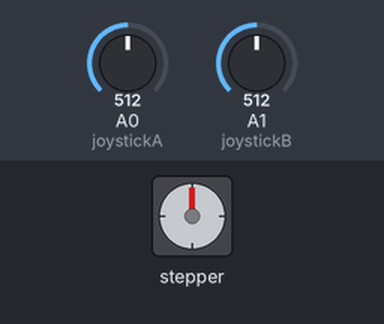
Bench run of a sketch on a simulated Arduino Uno, built with avr-gcc and run on an emulated ATmega328P. On the bench: stepper motor. The inputs (shaded band) are chosen by the test bench; at power-on: A0 (joystickA) = 512, A1 (joystickB) = 512. Stepper angles assume 2048 steps per turn; what the sketch prints to the serial monitor is not drawn.

Above: at 1.2 s.
1.3 s: A0 (joystickA) set to 490
At 1.8 s:
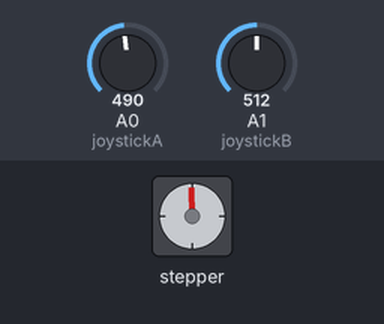
4.3 s: A0 (joystickA) set to 306
7.3 s: A0 (joystickA) set to 122
At 7.74 s:
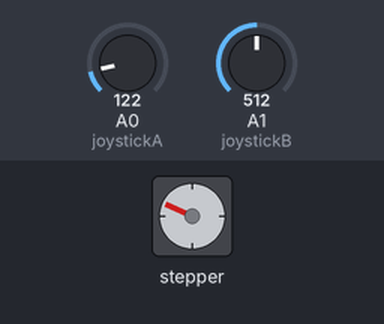
10.3 s: A0 (joystickA) set to 0
At 10.47 s:
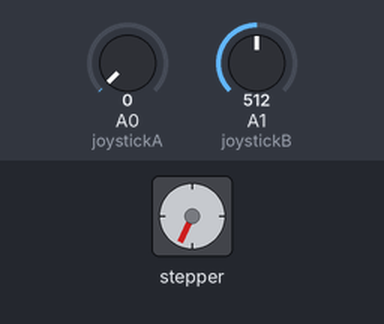
Timing chart, 0 to 17.3 s (numbered marks = the images above; inputs shaded):
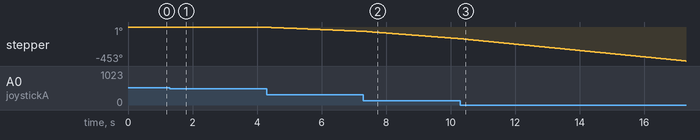

The sketch:

Z_S_stage_withJoystick.ino
```cpp
// (licence header left out)
// include Arduino stepper motor library
#include <Stepper.h>

// define number of steps per revolution
#define STEPS 32

// define stepper motor control pins
#define INa1  2
#define INa2  4
#define INa3  3
#define INa4  5

#define INb1  6
#define INb2  8
#define INb3  7
#define INb4  9

// initialize stepper library
Stepper stepperA(STEPS, INa1, INa2, INa3, INa4);
Stepper stepperB(STEPS, INb1, INb2, INb3, INb4);

// joystick pot output is connected to Arduino A0
#define joystickA  A0
#define joystickB  A1

void setup()
{
  Serial.begin(19200);
  Serial.println("START");
}

void loop()
{
  // read analog value from the potentiometer
  int valA = analogRead(joystickA);
  int valB = analogRead(joystickB);

  // FOR Z-Stage
  // if the joystic is in the middle ===> stop the motor
  if(  (valA > 500) && (valA < 523) )
  {
    digitalWrite(INa1, LOW);
    digitalWrite(INa2, LOW);
    digitalWrite(INa3, LOW);
    digitalWrite(INa4, LOW);

  }
  else
  {
    // move the motor in the first direction
    while (valA >= 523)
    {
      // map the speed between 5 and 500 rpm
      int speed_ = map(valA, 523, 1023, 5, 500);
      // set motor speed
      stepperA.setSpeed(speed_);

      // move the motor (1 step)
      stepperA.step(1);

      valA = analogRead(joystickA);
    }

    // move the motor in the other direction
    while (valA <= 500)
    {
      // map the speed between 5 and 500 rpm
      int speed_ = map(valA, 500, 0, 5, 500);
      // set motor speed
      stepperA.setSpeed(speed_);

      // move the motor (1 step)
      stepperA.step(-1);

      valA = analogRead(joystickA);
    }

  }


   // FOR S-Stage
  // if the joystic is in the middle ===> stop the motor
  if(  (valB > 500) && (valB < 523) )
  {
    digitalWrite(INb1, LOW);
    digitalWrite(INb2, LOW);
    digitalWrite(INb3, LOW);
    digitalWrite(INb4, LOW);

  }
  else
  {
    // move the motor in the first direction
    while (valB >= 523)
    {
      // map the speed between 5 and 500 rpm
      int speed_ = map(valB, 523, 1023, 5, 500);
      // set motor speed
      stepperB.setSpeed(speed_);

      // move the motor (1 step)
      stepperB.step(1);

      valB = analogRead(joystickB);
    }

    // move the motor in the other direction
    while (valB <= 500)
    {
      // map the speed between 5 and 500 rpm
      int speed_ = map(valB, 500, 0, 5, 500);
      // set motor speed
      stepperB.setSpeed(speed_);

      // move the motor (1 step)
      stepperB.step(-1);

      valB = analogRead(joystickB);
    }

  }

}
```
